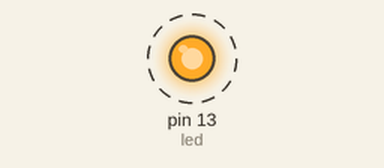
This program was run on a simulated Arduino Uno, built with avr-gcc and run on an emulated ATmega328P. Parts: output pins drawn as LEDs (lit = HIGH). Dashed ring = blinking. What the program prints to the serial monitor is not drawn.

Above: at 0.5 s.
Timing chart, 0 to 4.6 s (numbered marks = the images above):
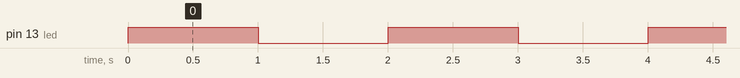

Measured:
- by itself, pin 13 (led): alternates HIGH for 1.0 s and LOW for 1.0 s

The program:

main.cpp
```cpp
#include <Arduino.h>
int led = 13;
void setup()

{
  pinMode(led,OUTPUT);
  Serial.begin(9600);
}
void loop()
{
  digitalWrite(led,HIGH);
  Serial.println("LED is ON");
  delay(1000);
  digitalWrite(led,LOW);
  Serial.println("LED is OFF");
  delay(1000);
}
```
